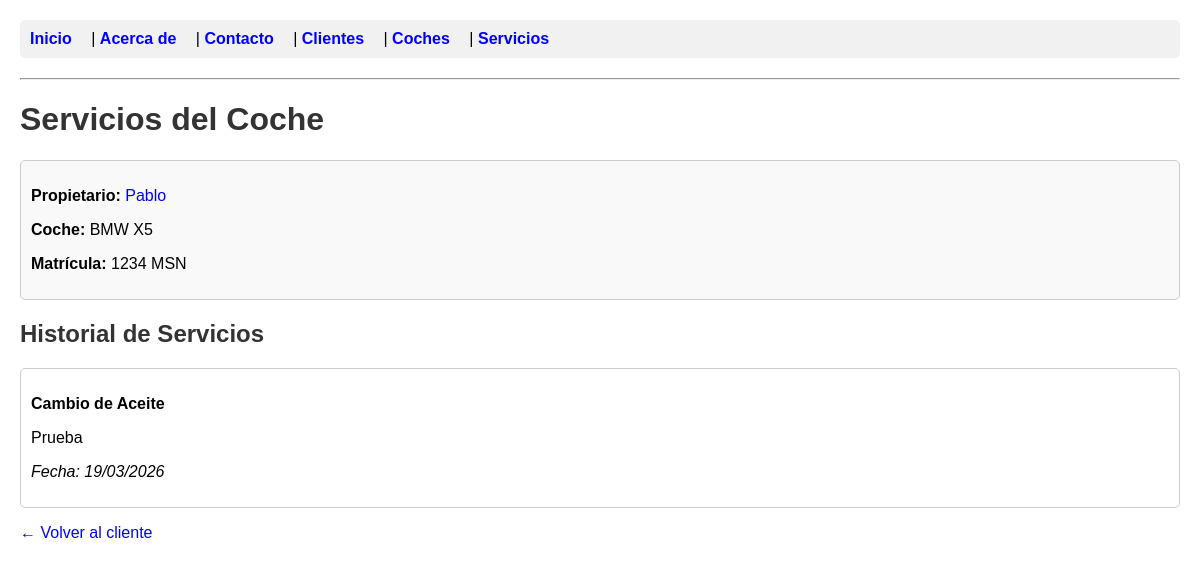
Page /coches/2/servicios/ on the committed database.
### app_gestion_coches/models.py (models this page shows, shortened)
class Coche(models.Model):
    cliente = models.ForeignKey(Cliente, on_delete=models.CASCADE)
    marca = models.CharField(max_length=50)
    modelo = models.CharField(max_length=50)
    matricula = models.CharField(max_length=10, unique=True)

class Cliente(models.Model):
    nombre = models.CharField(max_length=100)
    telefono = models.CharField(max_length=15)
    email = models.EmailField()

class CocheServicio(models.Model):
    coche = models.ForeignKey(Coche, on_delete=models.CASCADE)
    servicio = models.ForeignKey(Servicio, on_delete=models.CASCADE)
    fecha = models.DateField(auto_now_add=True)

class Servicio(models.Model):
    nombre = models.CharField(max_length=100)
    descripcion = models.TextField()
    coches = models.ManyToManyField(Coche, through='CocheServicio')

### app_gestion_coches/views.py (the view)
# urls.py: path('coches/<int:coche_id>/servicios/', buscar_servicios_de_coche, name='buscar_servicios_de_coche'),
@csrf_exempt
def buscar_servicios_de_coche(request, coche_id):
    try:
        coche = Coche.objects.select_related('cliente').get(id=coche_id)
        coche_servicios = CocheServicio.objects.filter(coche=coche).select_related('servicio')
        context = {
            'coche': coche,
            'coche_servicios': coche_servicios
        }
        return render(request, 'app_gestion_coches/servicios_coche.html', context)
    except Coche.DoesNotExist:
        return JsonResponse({"error": "Coche no encontrado"}, status=404)

### templates/app_gestion_coches/servicios_coche.html (shortened to what this page needs)
{% extends 'app_gestion_coches/base.html' %}
{% block contenido %}
    <h1>Servicios del Coche</h1>
    <div class="item-list" style="background-color: #f9f9f9;">
        <p><strong>Propietario:</strong> <a href="{% url 'detalle_cliente' coche.cliente.id %}">{{ coche.cliente.nombre }}</a></p>
        <p><strong>Coche:</strong> {{ coche.marca }} {{ coche.modelo }}</p>
        <p><strong>Matrícula:</strong> {{ coche.matricula }}</p>
    </div>
    <h2>Historial de Servicios</h2>
    {% if coche_servicios %}
        {% for coche_servicio in coche_servicios %}
        <div class="item-list">
            <p><strong>{{ coche_servicio.servicio.nombre }}</strong></p>
            <p>{{ coche_servicio.servicio.descripcion }}</p>
            <p><em>Fecha: {{ coche_servicio.fecha|date:"d/m/Y" }}</em></p>
        </div>
        {% endfor %}
    {% else %}
        <p>No hay servicios registrados para este coche.</p>
    {% endif %}
    <p><a href="{% url 'detalle_cliente' coche.cliente.id %}">← Volver al cliente</a></p>
{% endblock %}

### templates/app_gestion_coches/base.html (style rules this page uses)
body { font-family: Arial, sans-serif; margin: 20px; }
h1, h2 { color: #333; }
.item-list { border: 1px solid #ccc; padding: 10px; margin: 10px 0; background-color: white; border-radius: 5px; }
a { color: blue; text-decoration: none; }

### rows in the picture
Coche: cliente.nombre "Pablo", marca "BMW", modelo "X5", matricula "1234 MSN"
CocheServicio: servicio.nombre "Cambio de Aceite", servicio.descripcion "Prueba", fecha "19/03/2026"
